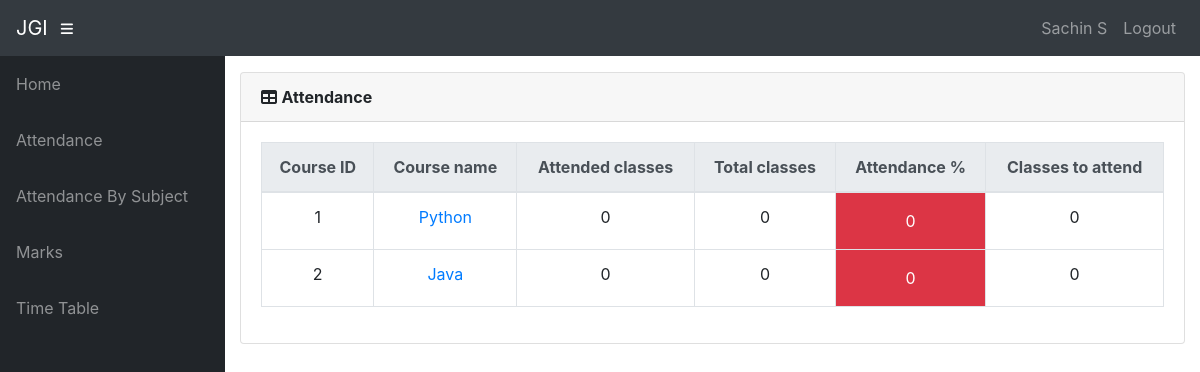
The page /info/student/172/attendance/ (signed in) on the database its author committed.
### info/models.py (models this page shows, shortened)
class User(AbstractUser):
    @property
    def is_student(self):
        if hasattr(self, 'student'):
            return True
        return False

class Student(models.Model):
    user = models.OneToOneField(User, on_delete=models.CASCADE, null=True)
    class_id = models.ForeignKey(Class, on_delete=models.CASCADE, default=1)
    USN = models.CharField(primary_key='True', max_length=100)
    name = models.CharField(max_length=200)
    sex = models.CharField(max_length=50, choices=sex_choice, default='Male')
    DOB = models.DateField(default='1998-01-01')
    def __str__(self):
        return self.name

class AttendanceTotal(models.Model):
    course = models.ForeignKey(Course, on_delete=models.CASCADE)
    student = models.ForeignKey(Student, on_delete=models.CASCADE)
    class Meta:
        unique_together = (('student', 'course'),)
    @property
    def att_class(self):
        stud = Student.objects.get(name=self.student)
        cr = Course.objects.get(name=self.course)
        att_class = Attendance.objects.filter(course=cr, student=stud, status='True').count()
        return att_class
    @property
    def total_class(self):
        stud = Student.objects.get(name=self.student)
        cr = Course.objects.get(name=self.course)
        total_class = Attendance.objects.filter(course=cr, student=stud).count()
        return total_class
    @property
    def attendance(self):
        stud = Student.objects.get(name=self.student)
        cr = Course.objects.get(name=self.course)
        total_class = Attendance.objects.filter(course=cr, student=stud).count()
        att_class = Attendance.objects.filter(course=cr, student=stud, status='True').count()
        if total_class == 0:
            attendance = 0
        else:
            attendance = round(att_class / total_class * 100, 2)
        return attendance
    @property
    def classes_to_attend(self):
        stud = Student.objects.get(name=self.student)
        cr = Course.objects.get(name=self.course)
        total_class = Attendance.objects.filter(course=cr, student=stud).count()
        att_class = Attendance.objects.filter(course=cr, student=stud, status='True').count()
        cta = math.ceil((0.75 * total_class - att_class) / 0.25)
        if cta < 0:
            return 0
        return cta

class Course(models.Model):
    dept = models.ForeignKey(Dept, on_delete=models.CASCADE)
    id = models.CharField(primary_key='True', max_length=50)
    name = models.CharField(max_length=50)
    shortname = models.CharField(max_length=50, default='X')
    def __str__(self):
        return self.name

### info/views.py (the view)
# urls.py: path('attendance/', api_view.AttendanceView.as_view()),
@login_required()
def attendance(request, stud_id):
    stud = Student.objects.get(USN=stud_id)
    ass_list = Assign.objects.filter(class_id_id=stud.class_id)
    att_list = []
    for ass in ass_list:
        try:
            a = AttendanceTotal.objects.get(student=stud, course=ass.course)
        except AttendanceTotal.DoesNotExist:
            a = AttendanceTotal(student=stud, course=ass.course)
            a.save()
        att_list.append(a)
    return render(request, 'info/attendance.html', {'att_list': att_list})

### info/templates/info/attendance.html
{% extends 'info/base.html' %}
    {% load static %}
    {% block content %}
                  <div class="card mb-3">
            <div class="card-header">
              <i class="fas fa-table"></i>
            <b>Attendance</b></div>
            <div class="card-body">
              <div class="table-responsive">
                <table class="table table-bordered text-center" id="dataTable" width="100%" cellspacing="0">
                  <thead class="thead-light ">
                    <tr>
                        <th>Course ID</th>
                        <th>Course name</th>
                        <th>Attended classes</th>
                        <th>Total classes</th>
                        <th>Attendance %</th>
                        <th>Classes to attend</th>
                    </tr>
                  </thead>
                  <tbody>
                    {% for a in att_list %}
                    <tr>
                        <td>{{ a.course_id }}</td>
                        <td><a href="{% url 'attendance_detail' a.student.USN a.course.id %}">{{a.course.name}}</a></td>
                        <td>{{ a.att_class }}</td>
                        <td>{{ a.total_class }}</td>
                        {% if a.attendance < 75 %}
                            <td class="p-3 mb-2 bg-danger text-white">{{ a.attendance }}</td>
                        {% else %}
                            <td class="p-3 mb-2 bg-success text-white">{{ a.attendance }}</td>
                        {% endif %}
                        <td>{{ a.classes_to_attend }}</td>
                    </tr>
                    {% empty %}
                            <p>student has no courses</p>
                    {% endfor %}
                  </tbody>
                </table>
              </div>
            </div>
          </div>
    {% endblock %}

### info/templates/info/base.html (shortened to what this page needs)
<!DOCTYPE html>
<html lang="en">
  <head>
      {% load static %}
    <link href="{% static '/info/bootstrap/vendor/bootstrap/css/bootstrap.min.css' %}" rel="stylesheet">
    <link href="{% static '/info/bootstrap/vendor/fontawesome-free/css/all.min.css' %}" rel="stylesheet" type="text/css">
    <link href="{% static '/info/bootstrap/vendor/datatables/dataTables.bootstrap4.css' %}" rel="stylesheet">
    <link href="{% static '/info/bootstrap/css/sb-admin.css' %}" rel="stylesheet">
  </head>
  <body id="page-top">
    <nav class="navbar navbar-expand navbar-dark bg-dark static-top">
      <a class="navbar-brand mr-1" href="{% url 'index' %}">JGI</a>
      <button class="btn btn-link btn-sm text-white order-1 order-sm-0" id="sidebarToggle" href="#">
        <i class="fas fa-bars"></i>
      </button>
        <div class="collapse navbar-collapse" id="navbarResponsive">
          <ul class="navbar-nav ml-auto">
            <li class="nav-item">
                {% if request.user.is_student %}
                    <a class="nav-link text-capitalize">{{ request.user.student.name }}</a>
                {% elif request.user.is_teacher %}
                    <a class="nav-link text-capitalize">{{ request.user.teacher.name }}</a>
                {% endif %}
            </li>
            <li class="nav-item">
                <a class="nav-link" href="#" data-toggle="modal" data-target="#logoutModal">Logout</a>
            </li>
          </ul>
        </div>
    </nav>
    <div id="wrapper">
      <ul class="sidebar navbar-nav">
            <li class="nav-item">
              <a class="nav-link" href="{% url 'index' %}">
                <span>Home</span>
              </a>
            </li>
        {% if request.user.is_student %}
            <li class="nav-item">
              <a class="nav-link" href="{% url 'attendance' request.user.student.USN %}">
                <span>Attendance</span>
              </a>
            </li>
            <li class="nav-item">
              <a class="nav-link" href="{% url 'attendance' request.user.student.USN %}">
                <span>Attendance By Subject</span>
              </a>
            </li>
            <li class="nav-item">
              <a class="nav-link" href="{% url 'marks_list' request.user.student.USN %}">
                <span>Marks</span>
              </a>
            </li>
              <li class="nav-item">
              <a class="nav-link" href="{% url 'timetable' request.user.student.class_id_id %}">
                <span>Time Table</span>
              </a>
            </li>
        {% endif %}
      </ul>
      <div id="content-wrapper">
        <div class="container-fluid">
            {% block content %}
            {% endblock %}
        </div>
      </div>
    </div>
  </body>
</html>

### rows shown on the page
User: user.student.name "Sachin S"
AttendanceTotal: course_id "1", course.name "Python", att_class "0", total_class "0", attendance "0", classes_to_attend "0"
AttendanceTotal: course_id "2", course.name "Java", att_class "0", total_class "0", attendance "0", classes_to_attend "0"
